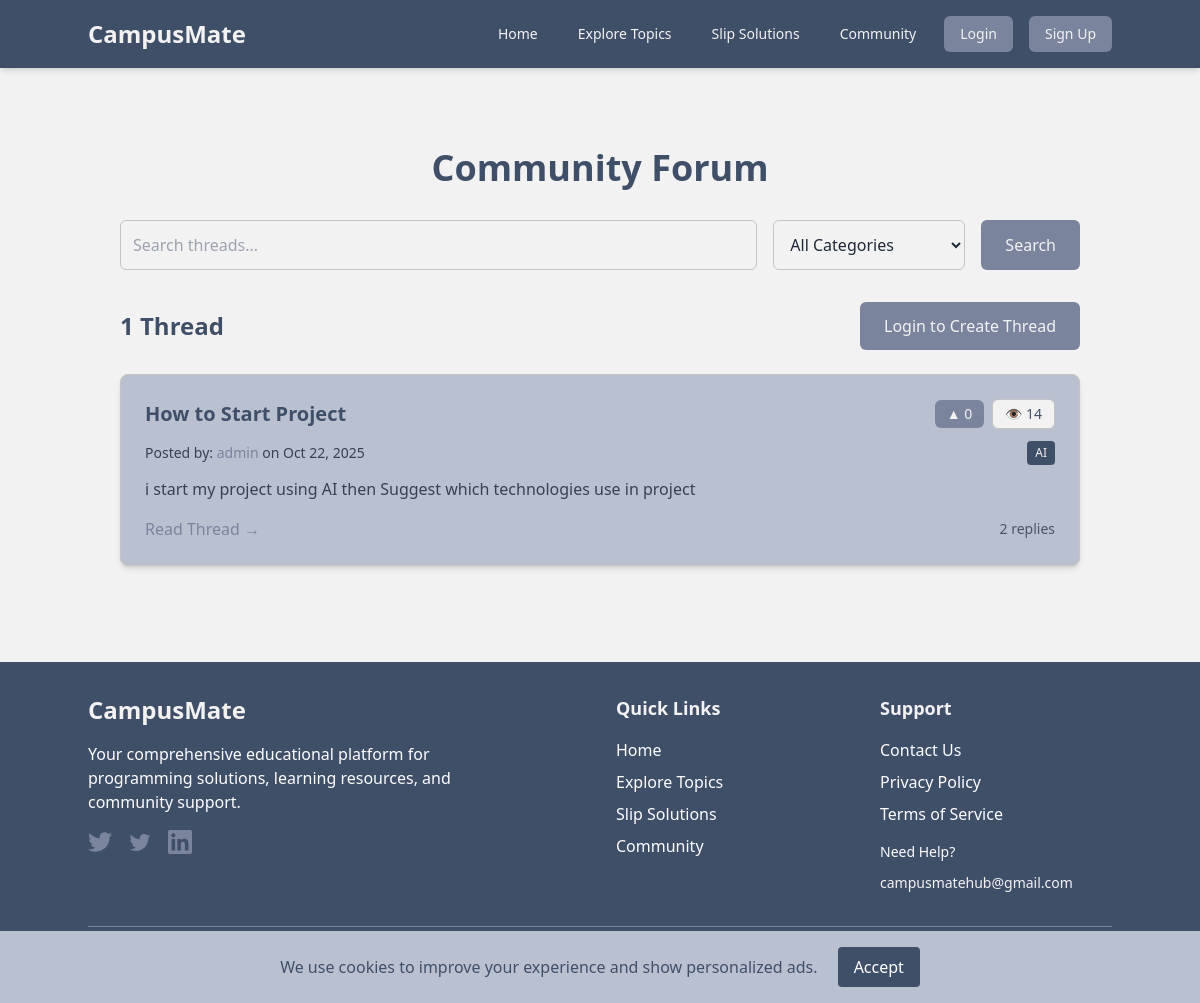
/community/, run on the app's committed database.
### CampusMateApp/models.py (models this page shows, shortened)
class CommunityThread(models.Model):
    title = models.CharField(max_length=200)
    content = models.TextField()
    author = models.ForeignKey(User, on_delete=models.CASCADE, related_name='threads')
    created_at = models.DateTimeField(auto_now_add=True)
    updated_at = models.DateTimeField(auto_now=True)
    is_solved = models.BooleanField(default=False)
    upvotes = models.PositiveIntegerField(default=0)
    views = models.PositiveIntegerField(default=0)
    category = models.CharField(max_length=50, choices=CATEGORY_CHOICES, default='Programming')
    class Meta:
        ordering = ['-created_at']

### CampusMateApp/views.py (the view)
# urls.py: path('community/', views.community_view, name='community'),
def community_view(request):
    search_query = request.GET.get('q')
    category_filter = request.GET.get('category')
    threads = CommunityThread.objects.all()
    if search_query:
        threads = threads.filter(
            Q(title__icontains=search_query) |
            Q(content__icontains=search_query)
        )
    if category_filter:
        threads = threads.filter(category=category_filter)
    context = {
        'threads': threads,
        'categories': [choice[0] for choice in CATEGORY_CHOICES],
        'search_query': search_query,
        'selected_category': category_filter,
    }
    return render(request, 'community.html', context)

### CampusMateApp/templates/community.html (shortened to what this page needs)
{% extends 'base.html' %}
{% load static %}
{% block content %}
<div class="container mx-auto px-4 py-8 bg-[#F2F2F2] dark:bg-[#1a1a1a] transition-colors duration-300">
    <h1 class="text-4xl font-bold text-[#404F68] dark:text-[#F2F2F2] mb-8 text-center transition-colors duration-300">Community Forum</h1>
    <div class="mb-8">
        <form method="get" class="flex flex-col md:flex-row gap-4 mb-6">
            <div class="flex-1">
                <input type="text" name="q" placeholder="Search threads..." value="{{ search_query|default_if_none:'' }}" class="w-full p-3 border border-[#C4C4C4] dark:border-[#404040] rounded-md bg-[#F2F2F2] dark:bg-[#1a1a1a] text-gray-800 dark:text-gray-200 focus:outline-none focus:ring-2 focus:ring-[#7A859D] dark:focus:ring-[#404F68] transition-colors duration-300">
            </div>
            <div class="md:w-48">
                <select name="category" class="w-full p-3 border border-[#C4C4C4] dark:border-[#404040] rounded-md bg-[#F2F2F2] dark:bg-[#1a1a1a] text-gray-800 dark:text-gray-200 focus:outline-none focus:ring-2 focus:ring-[#7A859D] dark:focus:ring-[#404F68] transition-colors duration-300">
                    <option value="">All Categories</option>
                </select>
            </div>
            <button type="submit" class="bg-[#7A859D] dark:bg-[#ffffff] dark:text-[#2d2d2d]  text-[#F2F2F2] hover:bg-opacity-80 dark:hover:bg-[#7A859D] px-6 py-3 rounded-md font-medium transition duration-300">Search</button>
        </form>
    </div>
    <div class="flex justify-between items-center mb-6">
        <h2 class="text-2xl font-semibold text-[#404F68] dark:text-[#F2F2F2] transition-colors duration-300">
            {% if threads %}
                {{ threads.count }} Thread{{ threads.count|pluralize }}
            {% else %}
                No Threads Found
            {% endif %}
        </h2>
        {% if user.is_authenticated %}
            <a href="{% url 'CampusMateApp:create_thread' %}" class="bg-[#7A859D] dark:bg-[#ffffff] dark:text-[#2d2d2d] text-[#F2F2F2] hover:bg-opacity-80 dark:hover:bg-[#7A859D] px-6 py-3 rounded-md font-medium transition duration-300">Create New Thread</a>
        {% else %}
            <a href="{% url 'CampusMateApp:login' %}" class="bg-[#7A859D] dark:bg-[#ffffff] dark:text-[#2d2d2d]  text-[#F2F2F2] hover:bg-opacity-80 dark:hover:bg-[#7A859D] px-6 py-3 rounded-md font-medium transition duration-300">Login to Create Thread</a>
        {% endif %}
    </div>
    <div class="grid grid-cols-1 gap-6">
        {% if threads %}
            {% for thread in threads %}
                <div class="bg-[#B9C1D0] dark:bg-[#2d2d2d] p-6 rounded-lg shadow-md border border-[#C4C4C4] dark:border-[#404040] {% if thread.is_solved %}bg-[#C4C4C4]/30 dark:bg-[#404040]/30{% endif %} transition-colors duration-300">
                    <div class="flex items-center justify-between mb-3">
                        <h2 class="text-xl font-semibold text-[#404F68] dark:text-[#F2F2F2] transition-colors duration-300">
                            {{ thread.title }}
                        </h2>
                        <div class="flex items-center space-x-2">
                            <span class="bg-[#7A859D] dark:bg-[#404F68] text-[#F2F2F2] px-3 py-1 rounded-md text-sm transition-colors duration-300">▲ {{ thread.upvotes }}</span>
                            <span class="bg-[#F2F2F2] dark:bg-[#1a1a1a] text-[#404F68] dark:text-[#F2F2F2] px-3 py-1 rounded-md text-sm border border-[#C4C4C4] dark:border-[#404040] transition-colors duration-300">👁 {{ thread.views }}</span>
                        </div>
                    </div>
                    <div class="flex items-center justify-between mb-3">
                        <p class="text-gray-700 dark:text-gray-300 text-sm transition-colors duration-300">
                            Posted by: <span class="font-medium text-[#7A859D] dark:text-[#B9C1D0] transition-colors duration-300">{{ thread.author.get_full_name|default:thread.author.username }}</span>
                            on {{ thread.created_at|date:"M d, Y" }}
                        </p>
                        <span class="bg-[#404F68] dark:bg-[#7A859D] text-[#F2F2F2] px-2 py-1 rounded text-xs transition-colors duration-300">{{ thread.category }}</span>
                    </div>
                    <p class="text-gray-700 dark:text-gray-300 transition-colors duration-300 mb-4">{{ thread.content|truncatechars:200 }}</p>
                    <div class="flex items-center justify-between">
                        <a href="{% url 'CampusMateApp:thread_detail' thread.pk %}" class="inline-block text-[#7A859D] dark:text-[#B9C1D0] hover:text-[#404F68] dark:hover:text-[#F2F2F2] font-medium transition-colors duration-300">
                            Read Thread &rarr;
                        </a>
                        <span class="text-sm text-gray-600 dark:text-gray-400 transition-colors duration-300">
                            {{ thread.replies.count }} repl{{ thread.replies.count|pluralize:"y,ies" }}
                        </span>
                    </div>
                </div>
            {% endfor %}
        {% endif %}
    </div>
</div>
{% endblock %}

### data on the page
CommunityThread: title "How to Start Project", upvotes "0", views "14", author.get_full_name "admin", created_at "Oct 22, 2025", category "AI", content "i start my project using AI then Suggest which technologies use in project", replies.count "2"

### other printed values
{{ threads.count }} "1"
